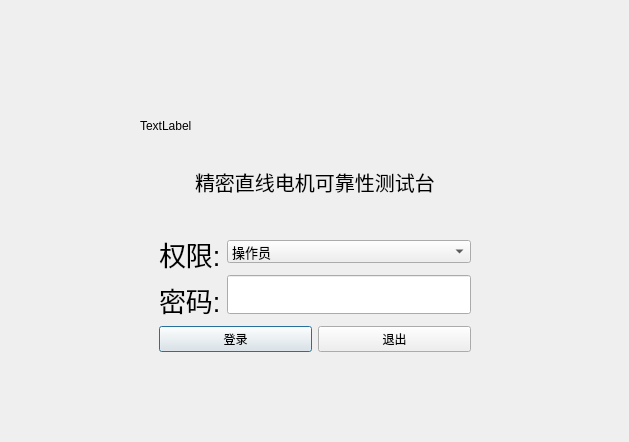
<?xml version="1.0" encoding="UTF-8"?>
<ui version="4.0">
 <class>login</class>
 <widget class="QDialog" name="login">
  <property name="geometry">
   <rect>
    <x>0</x>
    <y>0</y>
    <width>629</width>
    <height>442</height>
   </rect>
  </property>
  <property name="minimumSize">
   <size>
    <width>400</width>
    <height>300</height>
   </size>
  </property>
  <property name="maximumSize">
   <size>
    <width>16777215</width>
    <height>16777215</height>
   </size>
  </property>
  <property name="windowTitle">
   <string>Dialog</string>
  </property>
  <property name="styleSheet">
   <string notr="true"/>
  </property>
  <layout class="QGridLayout" name="gridLayout_2">
   <item row="0" column="1">
    <spacer name="verticalSpacer">
     <property name="orientation">
      <enum>Qt::Vertical</enum>
     </property>
     <property name="sizeHint" stdset="0">
      <size>
       <width>20</width>
       <height>35</height>
      </size>
     </property>
    </spacer>
   </item>
   <item row="1" column="0">
    <spacer name="horizontalSpacer_5">
     <property name="orientation">
      <enum>Qt::Horizontal</enum>
     </property>
     <property name="sizeHint" stdset="0">
      <size>
       <width>1</width>
       <height>20</height>
      </size>
     </property>
    </spacer>
   </item>
   <item row="1" column="1">
    <layout class="QVBoxLayout" name="verticalLayout_4">
     <item>
      <layout class="QVBoxLayout" name="verticalLayout_2">
       <item>
        <layout class="QHBoxLayout" name="horizontalLayout_5">
         <item>
          <spacer name="horizontalSpacer_7">
           <property name="orientation">
            <enum>Qt::Horizontal</enum>
           </property>
           <property name="sizeHint" stdset="0">
            <size>
             <width>40</width>
             <height>20</height>
            </size>
           </property>
          </spacer>
         </item>
         <item>
          <widget class="QLabel" name="label_2">
           <property name="minimumSize">
            <size>
             <width>350</width>
             <height>70</height>
            </size>
           </property>
           <property name="maximumSize">
            <size>
             <width>350</width>
             <height>70</height>
            </size>
           </property>
           <property name="text">
            <string>TextLabel</string>
           </property>
          </widget>
         </item>
         <item>
          <spacer name="horizontalSpacer_8">
           <property name="orientation">
            <enum>Qt::Horizontal</enum>
           </property>
           <property name="sizeHint" stdset="0">
            <size>
             <width>40</width>
             <height>20</height>
            </size>
           </property>
          </spacer>
         </item>
        </layout>
       </item>
       <item>
        <layout class="QHBoxLayout" name="horizontalLayout_2">
         <item>
          <spacer name="horizontalSpacer_3">
           <property name="orientation">
            <enum>Qt::Horizontal</enum>
           </property>
           <property name="sizeHint" stdset="0">
            <size>
             <width>40</width>
             <height>20</height>
            </size>
           </property>
          </spacer>
         </item>
         <item>
          <widget class="QLabel" name="label">
           <property name="font">
            <font>
             <pointsize>15</pointsize>
            </font>
           </property>
           <property name="text">
            <string>精密直线电机可靠性测试台</string>
           </property>
          </widget>
         </item>
         <item>
          <spacer name="horizontalSpacer_4">
           <property name="orientation">
            <enum>Qt::Horizontal</enum>
           </property>
           <property name="sizeHint" stdset="0">
            <size>
             <width>40</width>
             <height>20</height>
            </size>
           </property>
          </spacer>
         </item>
        </layout>
       </item>
      </layout>
     </item>
     <item>
      <spacer name="verticalSpacer_4">
       <property name="orientation">
        <enum>Qt::Vertical</enum>
       </property>
       <property name="sizeHint" stdset="0">
        <size>
         <width>156</width>
         <height>31</height>
        </size>
       </property>
      </spacer>
     </item>
     <item>
      <layout class="QHBoxLayout" name="horizontalLayout_4">
       <item>
        <spacer name="horizontalSpacer">
         <property name="orientation">
          <enum>Qt::Horizontal</enum>
         </property>
         <property name="sizeHint" stdset="0">
          <size>
           <width>40</width>
           <height>20</height>
          </size>
         </property>
        </spacer>
       </item>
       <item>
        <layout class="QVBoxLayout" name="verticalLayout_3">
         <item>
          <layout class="QHBoxLayout" name="horizontalLayout_3">
           <item>
            <layout class="QVBoxLayout" name="verticalLayout">
             <item>
              <widget class="QLabel" name="label_3">
               <property name="font">
                <font>
                 <pointsize>20</pointsize>
                </font>
               </property>
               <property name="text">
                <string>权限:</string>
               </property>
              </widget>
             </item>
             <item>
              <widget class="QLabel" name="label_4">
               <property name="font">
                <font>
                 <pointsize>20</pointsize>
                </font>
               </property>
               <property name="text">
                <string>密码:</string>
               </property>
              </widget>
             </item>
            </layout>
           </item>
           <item>
            <layout class="QGridLayout" name="gridLayout">
             <item row="0" column="0">
              <widget class="QComboBox" name="username">
               <property name="minimumSize">
                <size>
                 <width>0</width>
                 <height>0</height>
                </size>
               </property>
               <property name="font">
                <font>
                 <pointsize>10</pointsize>
                </font>
               </property>
               <item>
                <property name="text">
                 <string>操作员</string>
                </property>
               </item>
               <item>
                <property name="text">
                 <string>管理员</string>
                </property>
               </item>
              </widget>
             </item>
             <item row="1" column="0">
              <widget class="QLineEdit" name="password">
               <property name="minimumSize">
                <size>
                 <width>0</width>
                 <height>30</height>
                </size>
               </property>
               <property name="font">
                <font>
                 <pointsize>20</pointsize>
                </font>
               </property>
              </widget>
             </item>
            </layout>
           </item>
          </layout>
         </item>
         <item>
          <layout class="QHBoxLayout" name="horizontalLayout">
           <item>
            <widget class="QPushButton" name="btnlogin">
             <property name="font">
              <font/>
             </property>
             <property name="text">
              <string>登录</string>
             </property>
            </widget>
           </item>
           <item>
            <widget class="QPushButton" name="btnexit">
             <property name="font">
              <font/>
             </property>
             <property name="text">
              <string>退出</string>
             </property>
            </widget>
           </item>
          </layout>
         </item>
        </layout>
       </item>
       <item>
        <spacer name="horizontalSpacer_2">
         <property name="orientation">
          <enum>Qt::Horizontal</enum>
         </property>
         <property name="sizeHint" stdset="0">
          <size>
           <width>40</width>
           <height>20</height>
          </size>
         </property>
        </spacer>
       </item>
      </layout>
     </item>
    </layout>
   </item>
   <item row="1" column="2">
    <spacer name="horizontalSpacer_6">
     <property name="orientation">
      <enum>Qt::Horizontal</enum>
     </property>
     <property name="sizeHint" stdset="0">
      <size>
       <width>0</width>
       <height>20</height>
      </size>
     </property>
    </spacer>
   </item>
   <item row="2" column="1">
    <spacer name="verticalSpacer_2">
     <property name="orientation">
      <enum>Qt::Vertical</enum>
     </property>
     <property name="sizeHint" stdset="0">
      <size>
       <width>20</width>
       <height>35</height>
      </size>
     </property>
    </spacer>
   </item>
  </layout>
 </widget>
 <resources/>
 <connections/>
</ui>
